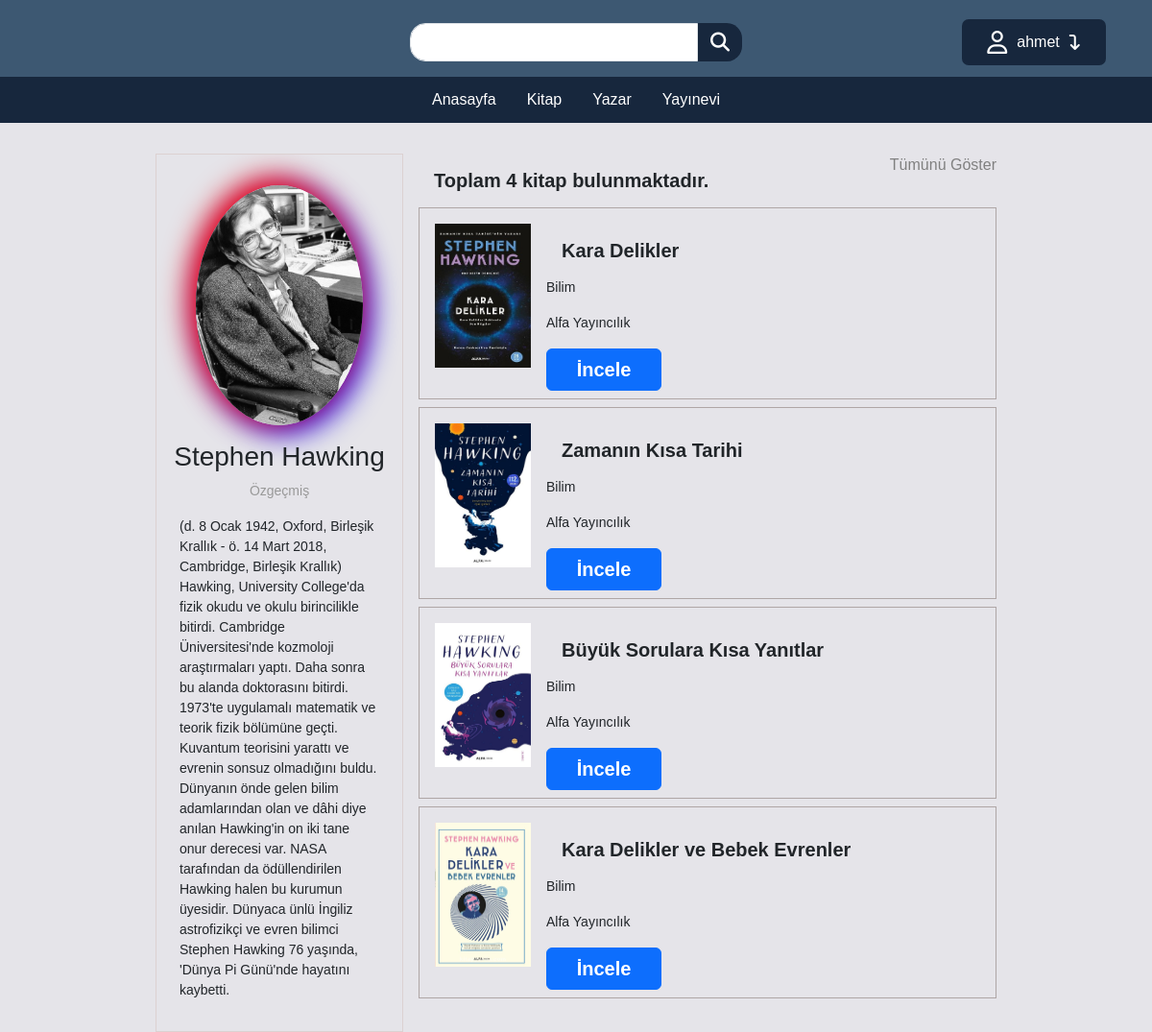
Page /pages/yazardetay.php?id=27 (signed in) on the committed database.
### tables this page shows
CREATE TABLE `yazar` (
  `id` int(11) NOT NULL,
  `isim` varchar(30) NOT NULL,
  `ozgecmis` text NOT NULL,
  `resim` varchar(30) NOT NULL
);

CREATE TABLE `kitap` (
  `id` int(11) NOT NULL,
  `isbn` varchar(20) NOT NULL,
  `isim` varchar(50) NOT NULL,
  `stok` int(11) NOT NULL,
  `sayfa_sayisi` int(11) NOT NULL,
  `ozet` text NOT NULL,
  `yazar_id` int(11) NOT NULL,
  `yayinevi_id` int(11) NOT NULL,
  `kategori_id` int(11) NOT NULL,
  `kapak` varchar(30) NOT NULL,
  `ucret` decimal(10,2) DEFAULT 10.00,
  `sesli_ozet` varchar(255) DEFAULT NULL
);

CREATE TABLE `kategori` (
  `id` int(11) NOT NULL,
  `isim` varchar(20) NOT NULL
);

CREATE TABLE `yayinevi` (
  `id` int(11) NOT NULL,
  `isim` varchar(40) NOT NULL
);

### pages/yazardetay.php (the view, shortened to what this page needs)
<?php include '../php/baglan.php';?>
<!DOCTYPE html>
<html lang="en">
<head>
    <link href="https://cdn.jsdelivr.net/npm/bootstrap@5.3.0-alpha1/dist/css/bootstrap.min.css" rel="stylesheet">
    <link rel="stylesheet" href="../css/style.css">
    <link rel="stylesheet" href="../css/yazardetay.css">
</head>
<body>
    <?php include 'header.php';?>
    <?php
        $id = $_GET['id'];
        $yazarlar = $db->query("select * from yazar where id=$id")->fetchAll(PDO::FETCH_ASSOC);
        $yazar = $yazarlar[0];
        $kitaplar = $db->query("select kitap.*, yayinevi.isim as yayinevi_isim,
        kategori.isim as kategori_isim from
        ((kitap inner join yayinevi on kitap.yayinevi_id = yayinevi.id)
        inner join kategori on kitap.kategori_id = kategori.id) where yazar_id=$id")->fetchAll(PDO::FETCH_ASSOC);
    ?>
    <div class="container">
        <div class="biyografi-box">
            <img src="<?= str_replace('\\','/',$yazar['resim']) ?>" alt="<?= $kitap['isim'] ?>">
            <h3><?= $yazar['isim'] ?></h3>
            <p id="ozgecmis-baslik">Özgeçmiş</p>
            <p id="ozgecmis-info"> <?= $yazar['ozgecmis'] ?> </p>
        </div>
        <div class="eserler-box">
            <h5>Toplam <?= count($kitaplar) ?> kitap bulunmaktadır.</h5>
            <a id="yonlendir" href="kitapsec.php?page=1&yazar[0]=<?= $yazar['id']?>">Tümünü Göster</a>
            <?php for($i=0;$i<5;$i++) { if(isset($kitaplar[$i])) {?>
                <div class="eser-box">
                    <img src="<?= str_replace('\\','/',$kitaplar[$i]['kapak']) ?>" alt="kitap">
                    <div class="eser-info">
                        <h5><?= $kitaplar[$i]['isim'] ?></h5>
                        <p><?= $kitaplar[$i]['kategori_isim'] ?></p>
                        <p><?= $kitaplar[$i]['yayinevi_isim'] ?></p>
                        <a href="kitapdetay.php?id=<?= $kitaplar[$i]['id']?>" class="btn btn3 btn-primary">İncele</a>
                    </div>
                </div>
            <?php } } ?>
        </div>
    </div>
</body>
</html>

### css/style.css (style rules this page uses)
* { font-family: sans-serif; }
body { background-color: #e5e4e9; }
.btn3 { font-weight: 700; padding: 6px 8px; width: 120px; height: 2.75rem; font-size: 20px; }

### css/yazardetay.css (style rules this page uses)
.container { max-width: 75%; font-size: 14px; display: flex; }
.biyografi-box { width: 30%; height: max-content; border: 1px rgb(220, 209, 209) ridge; display: flex; flex-direction: column; justify-content: center; align-items: center; padding: 2rem 0; overflow: hidden; }
.biyografi-box img { border-radius: 50%; height: 250px; box-shadow: -5px -5px 30px 2px red, 5px 5px 30px 2px blue; margin-bottom: 1rem; }
.biyografi-box #ozgecmis-baslik { color: #999999; }
.biyografi-box #ozgecmis-info { margin: 0 1.5rem; }
.eserler-box { width: 70%; height: max-content; margin-left: 1rem; }
.eserler-box h5 { margin: 1rem; font-weight: 700; display: inline-block; }
.eserler-box #yonlendir { text-decoration: none; float: right; color: grey; font-size: 16px; }
.eserler-box .eser-box { display: flex; flex-direction: row; height: 200px; padding: 1rem; margin-bottom: 0.5rem; border: 1px rgb(175, 166, 166) ridge; }
.eserler-box .eser-box img { height: 150px; width: 100px; }
.eserler-box .eser-info { margin-left: 1rem; }
.eserler-box .eser-info h5 { font-weight: 700; }

### rows in the picture
yazar: isim "Stephen Hawking", ozgecmis "(d. 8 Ocak 1942, Oxford, Birleşik Krallık - ö. 14 Mart 2018, Cambridge, Birleşik Krallık) Hawking, University College'da fizik okudu ve okulu birincilikle bitirdi. Cambridge Üniversitesi'nde kozmoloji araştırmaları yaptı. Daha sonra bu alanda doktorasını bitirdi. 1973'te uygulamalı matematik ve teorik fizik bölümüne geçti. Kuvantum teorisini yarattı ve evrenin sonsuz olmadığını buldu. Dünyanın önde gelen bilim adamlarından olan ve dâhi diye anılan Hawking'in on iki tane onur derecesi var. NASA tarafından da ödüllendirilen Hawking halen bu kurumun üyesidir. Dünyaca ünlü İngiliz astrofizikçi ve evren bilimci Stephen Hawking 76 yaşında, 'Dünya Pi Günü'nde hayatını kaybetti."
kitap: shows a picture, isim "Kara Delikler", kategori.isim "Bilim", yayinevi.isim "Alfa Yayıncılık"
kitap: shows a picture, isim "Zamanın Kısa Tarihi", kategori.isim "Bilim", yayinevi.isim "Alfa Yayıncılık"
kitap: shows a picture, isim "Büyük Sorulara Kısa Yanıtlar", kategori.isim "Bilim", yayinevi.isim "Alfa Yayıncılık"
kitap: shows a picture, isim "Kara Delikler ve Bebek Evrenler", kategori.isim "Bilim", yayinevi.isim "Alfa Yayıncılık"

### other values in the picture
$_SESSION['kullanici_ad'] "ahmet"
count($kitaplar) "4"
